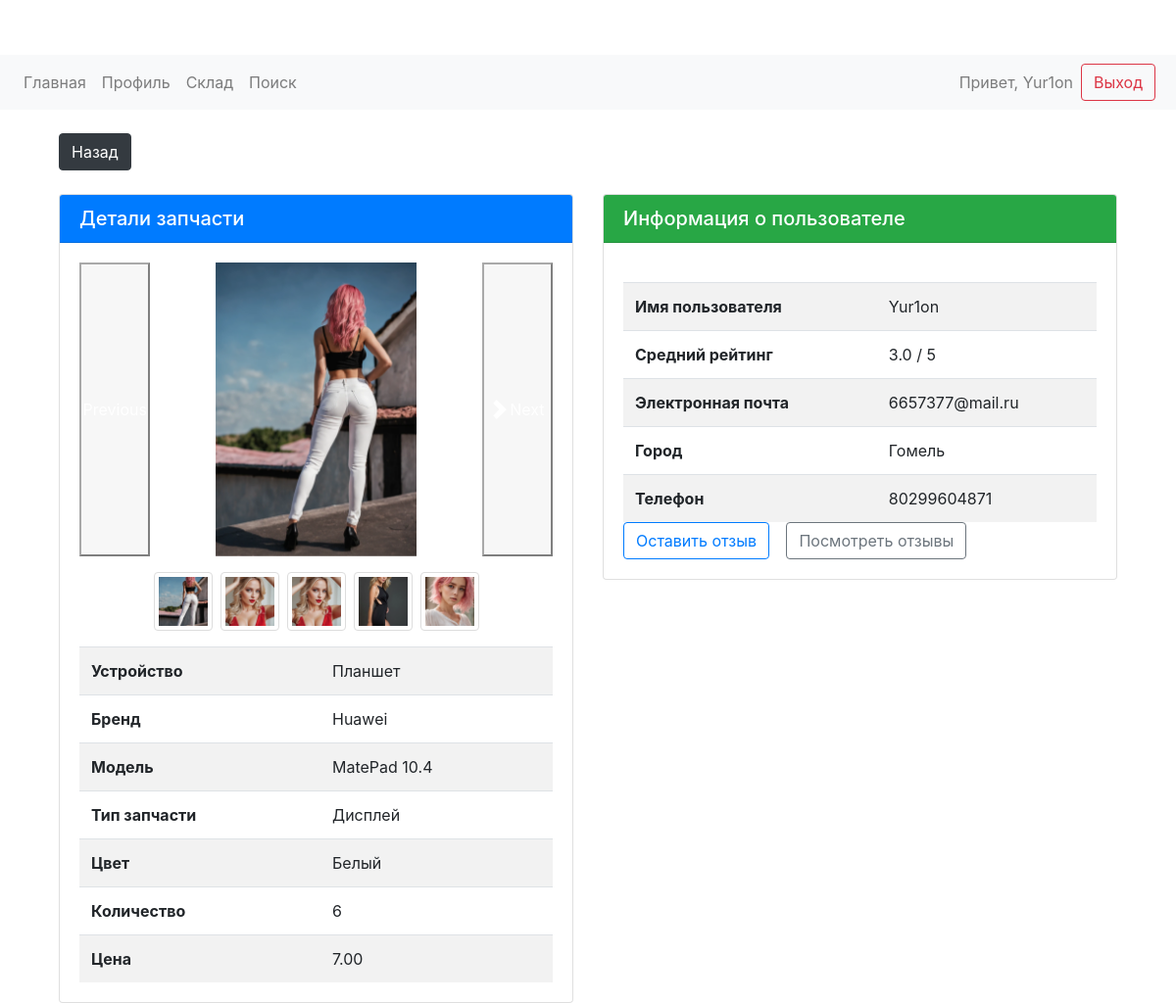
Screenshot of /part/4/ (signed in) with the database file from the repository.
### warehouse/models.py (models this page shows, shortened)
class PartImage(models.Model):
    part = models.ForeignKey(Part, on_delete=models.CASCADE, related_name='images')
    image = models.ImageField(upload_to='part_images/')

class Part(models.Model):
    user = models.ForeignKey(User, on_delete=models.CASCADE)
    device = models.CharField(max_length=100)
    brand = models.CharField(max_length=100)
    model = models.CharField(max_length=100)
    part_type = models.CharField(max_length=100)
    color = models.CharField(max_length=50, blank=True, null=True)
    quantity = models.IntegerField()
    price = models.DecimalField(max_digits=10, decimal_places=2)
    created_at = models.DateTimeField(auto_now_add=True)  # Установи auto_now_add=True

### user_profile/models.py (models this page shows, shortened)
class Profile(models.Model):
    user = models.OneToOneField(User, on_delete=models.CASCADE)
    phone = models.CharField(max_length=15)
    city = models.CharField(max_length=100)
    @property
    def average_rating(self):
        reviews = self.user.received_reviews.all()
        if reviews.exists():
            return sum(review.rating for review in reviews) / reviews.count()
        return 5  # Возвращаем 5, если нет отзывов

class Review(models.Model):
    user = models.ForeignKey(User, on_delete=models.CASCADE, related_name='received_reviews')
    reviewer = models.ForeignKey(User, on_delete=models.CASCADE, related_name='given_reviews')
    rating = models.PositiveSmallIntegerField()  # Рейтинг от 1 до 5
    comment = models.TextField(null=True, blank=True)
    created_at = models.DateTimeField(auto_now_add=True)

### warehouse/views.py (the view)
# urls.py: path('part/<int:part_id>/', views.part_detail, name='part_detail'),
@login_required
def part_detail(request, part_id):
    part = get_object_or_404(Part, id=part_id)
    return render(request, 'warehouse/part_detail.html', {'part': part})

### warehouse/templates/warehouse/part_detail.html (shortened to what this page needs)
{% extends 'warehouse/base.html' %}
{% block content %}
<div class="container">
    <a href="{% url 'search' %}" class="btn btn-dark mb-4">Назад</a>
    <div class="row">
        <div class="col-md-6">
            <div class="card">
                <div class="card-header bg-primary text-white">
                    <h5 class="mb-0">Детали запчасти</h5>
                </div>
                <div class="card-body">
                    {% if part.images.all %}
                        <div class="text-center mb-3">
                            <div id="partImagesCarousel" class="carousel slide" data-bs-ride="carousel">
                                <div class="carousel-inner">
                                    {% for image in part.images.all %}
                                        <div class="carousel-item {% if forloop.first %}active{% endif %}">
                                            <img src="{{ image.image.url }}" alt="Изображение запчасти" class="img-fluid" data-bs-toggle="modal" data-bs-target="#imageModal" onclick="openModal({{ forloop.counter0 }})">
                                        </div>
                                    {% endfor %}
                                </div>
                                <button class="carousel-control-prev" type="button" data-bs-target="#partImagesCarousel" data-bs-slide="prev">
                                    <span class="visually-hidden">Previous</span>
                                </button>
                                <button class="carousel-control-next" type="button" data-bs-target="#partImagesCarousel" data-bs-slide="next">
                                    <span class="carousel-control-next-icon" aria-hidden="true"></span>
                                    <span class="visually-hidden">Next</span>
                                </button>
                            </div>
                        </div>
                        <div class="d-flex justify-content-center">
                            {% for image in part.images.all %}
                                <img src="{{ image.image.url }}" alt="Изображение запчасти" class="img-thumbnail mx-1" data-bs-toggle="modal" data-bs-target="#imageModal" onclick="openModal({{ forloop.counter0 }})">
                            {% endfor %}
                        </div>
                    {% else %}
                        <p>Нет изображений для этой запчасти.</p>
                    {% endif %}
                    <table class="table table-striped mt-3">
                        <tr>
                            <th>Устройство</th>
                            <td>{{ part.device }}</td>
                        </tr>
                        <tr>
                            <th>Бренд</th>
                            <td>{{ part.brand }}</td>
                        </tr>
                        <tr>
                            <th>Модель</th>
                            <td>{{ part.model }}</td>
                        </tr>
                        <tr>
                            <th>Тип запчасти</th>
                            <td>{{ part.part_type }}</td>
                        </tr>
                        <tr>
                            <th>Цвет</th>
                            <td>{{ part.color }}</td>
                        </tr>
                        <tr>
                            <th>Количество</th>
                            <td>{{ part.quantity }}</td>
                        </tr>
                        <tr>
                            <th>Цена</th>
                            <td>{{ part.price }}</td>
                        </tr>
                    </table>
                </div>
            </div>
        </div>
        <div class="col-md-6">
            <div class="card">
                <div class="card-header bg-success text-white">
                    <h5 class="mb-0">Информация о пользователе</h5>
                </div>
                <div class="card-body">
                    <table class="table table-striped">
                        <tr>
                            <th>Имя пользователя</th>
                            <td>{{ part.user.username }}</td>
                        </tr>
                        <tr>
                            <th>Средний рейтинг</th>
                            <td>{{ part.user.profile.average_rating }} / 5</td>
                        </tr>
                        <tr>
                            <th>Электронная почта</th>
                            <td>{{ part.user.email }}</td>
                        </tr>
                        <tr>
                            <th>Город</th>
                            <td>{{ part.user.profile.city }}</td>
                        </tr>
                        <tr>
                            <th>Телефон</th>
                            <td>{{ part.user.profile.phone }}</td>
                        </tr>
                    </table>
                    <a href="{% url 'add_review' part.user.id %}" class="btn btn-outline-primary">Оставить отзыв</a>
                    <a href="{% url 'view_reviews' part.user.id %}" class="btn btn-outline-secondary ml-2">Посмотреть отзывы</a>
                </div>
            </div>
        </div>
    </div>
</div>
{% endblock %}

### myproject/warehouse/templates/warehouse/base.html (shortened to what this page needs)
<!DOCTYPE html>
<html lang="en">
<head>
    {% load static %}
    <link rel="stylesheet" href="https://stackpath.bootstrapcdn.com/bootstrap/4.5.2/css/bootstrap.min.css">
    <link rel="stylesheet" href="{% static 'css/styles.css' %}">
</head>
<body>
    <nav class="navbar navbar-expand-lg navbar-light bg-light">
        <div class="collapse navbar-collapse">
            <ul class="navbar-nav mr-auto">
                <li class="nav-item"><a class="nav-link" href="{% url 'home' %}">Главная</a></li>
                <li class="nav-item"><a class="nav-link" href="{% url 'profile' %}">Профиль</a></li>
                <li class="nav-item"><a class="nav-link" href="{% url 'warehouse' %}">Склад</a></li>
                <li class="nav-item"><a class="nav-link" href="{% url 'search' %}">Поиск</a></li>
            </ul>
            {% if user.is_authenticated %}
                <span class="navbar-text">Привет, {{ user.username }}</span>
                <a class="btn btn-outline-danger ml-2" href="{% url 'logout' %}">Выход</a>
            {% else %}
                <a class="btn btn-outline-primary ml-2" href="{% url 'login' %}">Вход</a>
                <a class="btn btn-outline-secondary ml-2" href="{% url 'register' %}">Регистрация</a>
            {% endif %}
        </div>
    </nav>
    <div class="container mt-4">
        {% block content %}{% endblock %}
    </div>
</body>
</html>

### static/css/styles.css (style rules this page uses)
body { padding-top: 56px; }
table { margin-top: 20px; }
img.img-thumbnail { border: 1px solid #ddd; border-radius: .25rem; }
.btn { margin-right: 5px; }
.table { margin-bottom: 0; }

### warehouse/templates/warehouse/part_detail.html (style rules this page uses)
.carousel-item img { max-width: 400px; max-height: 300px; object-fit: contain; margin: 0 auto; }
.img-thumbnail { width: 60px; height: 60px; object-fit: cover; }

### rows the page displays
PartImage: image (picture)
PartImage: image (picture)
PartImage: image (picture)
PartImage: image (picture)
PartImage: image (picture)
Part: device "Планшет", brand "Huawei", model "MatePad 10.4", part_type "Дисплей", color "Белый", quantity "6", price "7.00", user.username "Yur1on", user.profile.average_rating "3.0", user.email "6657377@mail.ru", user.profile.city "Гомель", user.profile.phone "80299604871"

### other values shown
{{ user.username }} "Yur1on"
